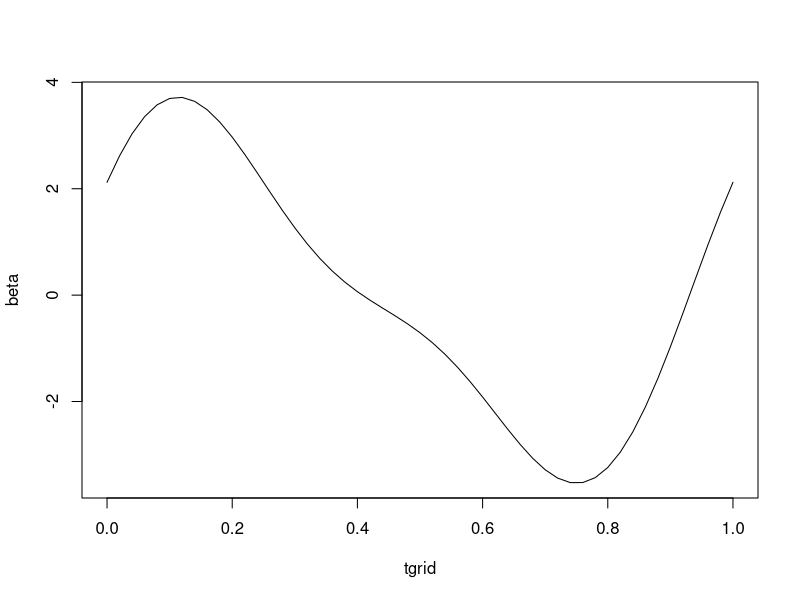

This chart was generated by the following R code:

library(MASS)

Q=100 # simulation runs


simudata.1=replicate(Q, list())
simudata.2=replicate(Q, list())
simudata.3=replicate(Q, list())

n=100 # sample size

rk=6 # rank of the true covariance function

nconf=3 # number of confounders

mu=rep(0, rk+nconf)

Var.FPC=diag(rep(1,rk))

Cov.FPCvsConf=matrix(0.3, nrow=rk, ncol=nconf)

Var.Conf=matrix(c(1,0.6,0.6,0.6,1,0.6,0.6,0.6,1), nrow=nconf, ncol=nconf)

# Cov.FPCvsConf=matrix(0.6, nrow=rk, ncol=nconf)
#
# Var.Conf=matrix(c(1,0.7,0.7,0.7,1,0.7,0.7,0.7,1), nrow=nconf, ncol=nconf)

Sigma=rbind(cbind(Var.FPC, Cov.FPCvsConf), cbind(t(Cov.FPCvsConf), Var.Conf))

eigen(Sigma)

tgrid=0:50/50

ntgrid=length(tgrid)

beta= 2*sqrt(2)*sin(2*pi*tgrid) + sqrt(2)*cos(2*pi*tgrid) +
  0.5*sqrt(2)*sin(4*pi*tgrid) + 0.5*sqrt(2)*cos(4*pi*tgrid)

#beta= 0.2*sqrt(2)*sin(2*pi*tgrid) -0.1* sqrt(2)*cos(2*pi*tgrid) +
#  0.2*sqrt(2)*sin(4*pi*tgrid) #+ 0.5*sqrt(2)*cos(4*pi*tgrid)


plot(tgrid,beta,type='l')
#----------------------------
# Simu Setting 1
#----------------------------
amp=2 # amplifier

for(q in 1:Q)
{
  
  set.seed(n+q)
  
  zz=mvrnorm(n, mu, Sigma)
  
  conf=zz[,(rk+1):(rk+nconf)] # confounders
  
  FPC.stan=zz[,1:rk] # standardized FPC scores
  
  X=outer(amp*FPC.stan[,1]/1,sqrt(2)*sin(2*pi*tgrid)) + outer(amp*FPC.stan[,2]/2,sqrt(2)*cos(2*pi*tgrid)) +
    outer(amp*FPC.stan[,3]/3,sqrt(2)*sin(4*pi*tgrid)) + outer(amp*FPC.stan[,4]/4,sqrt(2)*cos(4*pi*tgrid)) +
    outer(amp*FPC.stan[,5]/5,sqrt(2)*sin(6*pi*tgrid)) + outer(amp*FPC.stan[,1]/6,sqrt(2)*cos(6*pi*tgrid))
  
  
  set.seed(Q*n+q)
  
  Y=1+X%*%beta/ntgrid + conf%*%rep(0.2,nconf) + rnorm(n, 0, sqrt(0.5))
  
  
  
  simudata.1[[q]]=list(Y=Y, X=X, conf=conf)
  
}

#--------------------------
#Simu Setting 2
#--------------------------
for(q in 1:Q)
{
  set.seed(n+2*q)
  z = mvrnorm(n, rep(0,6), diag(6))
  
  conf = cbind(z[,1]+2*z[,2], z[,2]^2-z[,3]^2, exp(z[,3])-exp(1/2))
  
  X = outer(amp*z[,1]/1, sqrt(2)*sin(2*pi*tgrid)) + outer(amp*z[,2]/2, sqrt(2)*cos(2*pi*tgrid)) + 
      outer(amp*z[,3]/3, sqrt(2)*sin(4*pi*tgrid)) + outer(amp*z[,4]/4, sqrt(2)*cos(4*pi*tgrid)) +
      outer(amp*z[,5]/5, sqrt(2)*sin(6*pi*tgrid)) + outer(amp*z[,6]/6, sqrt(2)*cos(6*pi*tgrid))
    
  set.seed(Q*n + 2*q)
  Y=1+X%*%beta/ntgrid + conf%*%rep(0.2,nconf) + rnorm(n, 0, sqrt(0.5))
  
  simudata.2[[q]]=list(Y=Y, X=X, conf=conf)
  
}

#--------------------------
#Simu Setting 3
#--------------------------

for(q in 1:Q)
{
  set.seed(n+3*q)
  z = mvrnorm(n, rep(0,6), diag(6))
  
  conf = cbind(z[,1]+2*z[,2], z[,2]^2-z[,3]^2, exp(z[,3])-exp(1/2))
  
  X = outer(amp*z[,1]/1, sqrt(2)*sin(2*pi*tgrid)) + outer(amp*z[,2]/2, sqrt(2)*cos(2*pi*tgrid)) + 
      outer(amp*z[,3]/3, sqrt(2)*sin(4*pi*tgrid)) + outer(amp*z[,4]/4, sqrt(2)*cos(4*pi*tgrid)) +
      outer(amp*z[,5]/5, sqrt(2)*sin(6*pi*tgrid)) + outer(amp*z[,6]/6, sqrt(2)*cos(6*pi*tgrid))
  
  set.seed(Q*n + 3*q)
  Y=1+X%*%beta/ntgrid + z[,1:3]%*%rep(0.5, 3) + rnorm(n, 0, sqrt(0.5))
  
  simudata.3[[q]] = list(Y=Y, X=X, conf = conf)
}





